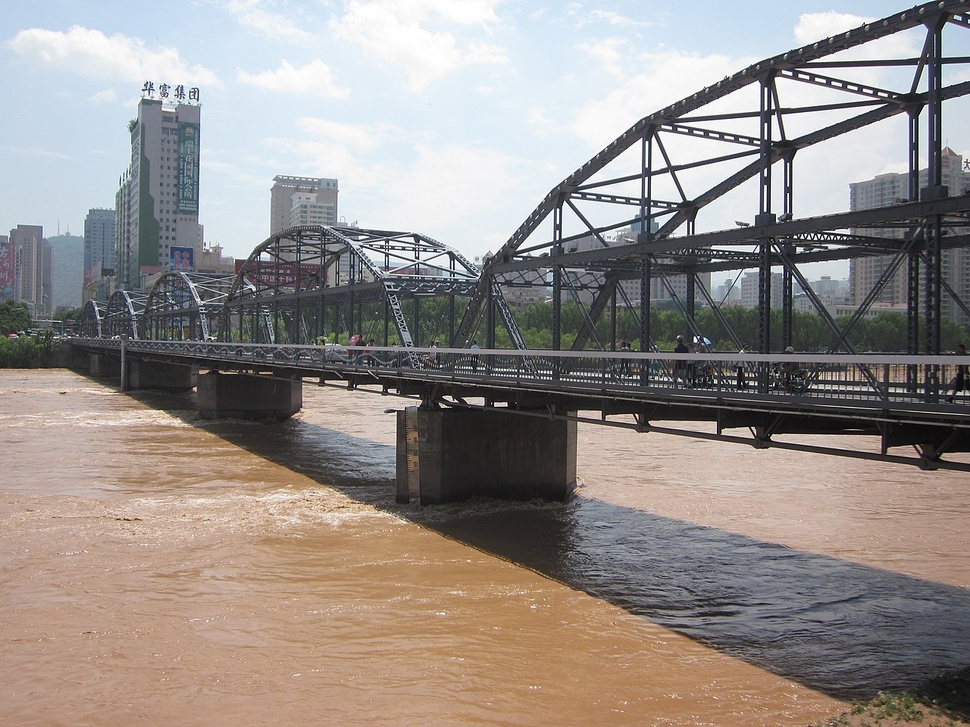
#> input picture images/Zhongshan_Bridge_in_Lanzhou.jpg, 970 x 727 px, shrunk from 1280 x 960 before the run
$ python -i semantic_vectorizer.py   (imports and definitions only)
#> lines starting #> are read from the running program, lines starting #| are printed output that depends on the picture; after the words box and inside, x2 and y2 are one past the last pixel; in counts of white or black regions, pixels touching at a corner belong together
import cv2
import numpy as np
import svgwrite
from skimage import measure
from shapely.geometry import LineString, Polygon
from shapely.validation import make_valid


def load_and_preprocess(image_path):
    """
    预处理：精准提取黑色线条区域
    """
    # 【核心修改】使用 numpy 读取二进制数据，以支持中文路径
    try:
        # np.fromfile 能够正确处理 Windows 下的中文路径
        img_array = np.fromfile(image_path, dtype=np.uint8)
        # 使用 cv2.imdecode 从内存中解码图片
        img = cv2.imdecode(img_array, cv2.IMREAD_UNCHANGED)
    except Exception as e:
        raise FileNotFoundError(f"读取图片失败 (可能包含特殊字符): {image_path}, 错误: {e}")

    if img is None:
        raise FileNotFoundError(f"无法解码图片（文件可能损坏或路径错误）: {image_path}")
    # 1. 针对带 Alpha 通道的图片
    if img.ndim == 3 and img.shape[2] == 4:
        b, g, r, a = cv2.split(img)
        is_black = (b < 100) & (g < 100) & (r < 100)
        is_opaque = a > 50
        binary_mask = is_black & is_opaque
    # 2. 针对普通 JPG/PNG
    else:
        if img.ndim == 3:
            gray = cv2.cvtColor(img, cv2.COLOR_BGR2GRAY)
        else:
            gray = img
        # OTSU 反向阈值
        _, binary = cv2.threshold(gray, 0, 255, cv2.THRESH_BINARY_INV + cv2.THRESH_OTSU)
        binary_mask = binary > 0

    binary_mask = binary_mask.astype(np.uint8)

    # 简单去噪
    binary_mask = cv2.morphologyEx(binary_mask, cv2.MORPH_OPEN, np.ones((2, 2), np.uint8))

    # 【重要修改】增加 1px Padding，确保图像边缘的线条能够闭合
    # 如果不加这个，底座贴底的部分会变成非闭合线条，填充时会出错
    binary_mask_padded = np.pad(binary_mask, pad_width=1, mode='constant', constant_values=0)

    return binary_mask_padded > 0


def extract_contours_as_shapely(binary_mask, tolerance=1.0):
    """
    提取轮廓并简化
    """
    contours = measure.find_contours(binary_mask, 0.5)
    valid_geoms = []

    for contour in contours:
        # 坐标翻转 (row, col) -> (x, y)
        coords = np.fliplr(contour)

        # 【重要修改】因为我们在预处理时加了 1px 的 padding
        # 为了还原原始位置，这里需要把坐标减去 1
        coords -= 1

        if len(coords) < 3: continue

        try:
            # 创建 LineString 进行简化
            line = LineString(coords)
            if tolerance > 0:
                line = line.simplify(tolerance, preserve_topology=True)

            if not line.is_empty:
                valid_geoms.append(line)
        except:
            continue

    return valid_geoms


def semantic_vectorization_pipeline(image_path, output_svg_path, simplify_factor=1.0, mode='polygon'):
    """
    全要素矢量化管道
    """
    # 1. 预处理
    binary_mask = load_and_preprocess(image_path)
#> in load_and_preprocess, img is the input picture: shape (727, 970, 3); mean B, G, R 138.9, 142.7, 149.6
#> in load_and_preprocess, `gray = cv2.cvtColor(img, cv2.COLOR_BGR2GRAY)`:
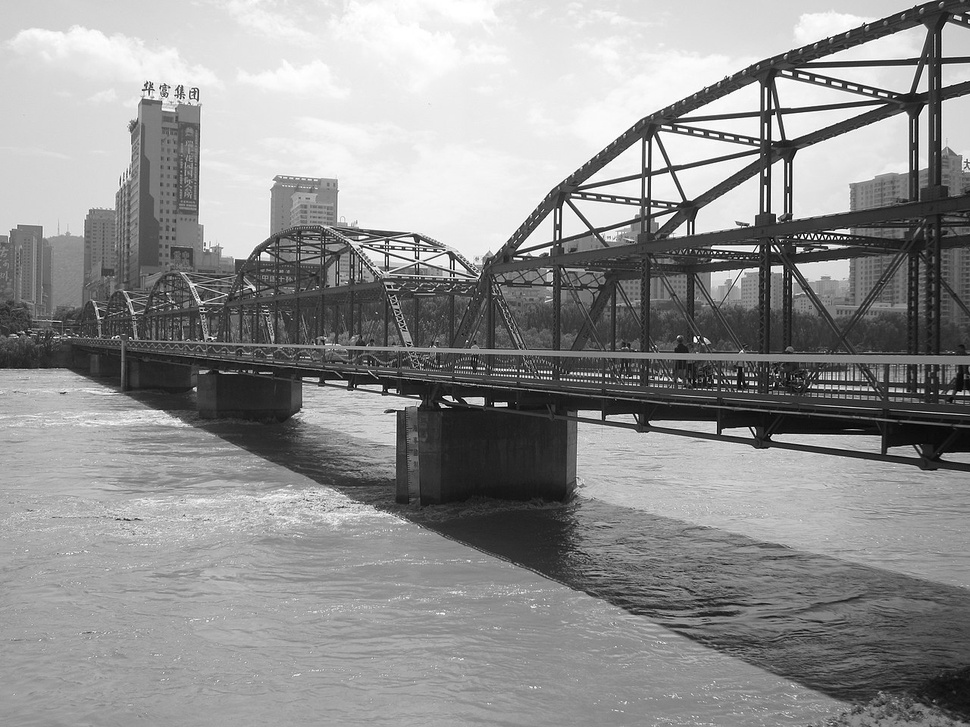
#> gray: shape (727, 970); min 0, max 255, mean 144.4
#> in load_and_preprocess, `_, binary = cv2.threshold(gray, 0, 255, cv2.THRESH_BINARY_INV + cv2.TH..`:
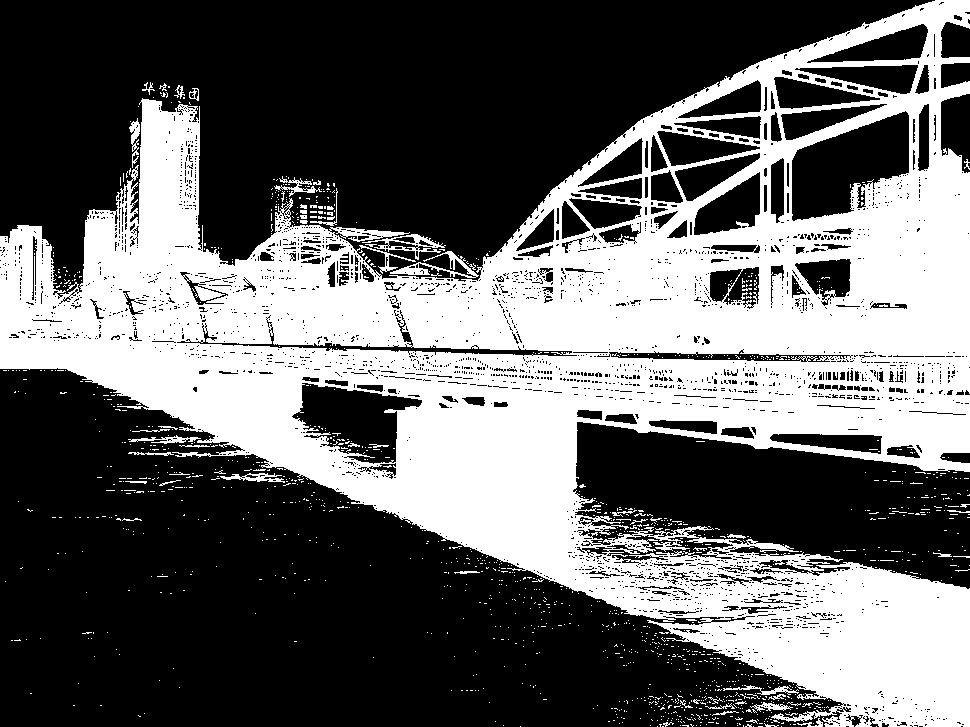
#> binary: shape (727, 970); 39.5% white; 1391 white regions (1337 under 20 px), largest, box (x1, y1, x2, y2) and area: (0, 0, 970, 727) 270649, (390, 251, 479, 278) 604, (362, 234, 446, 260) 519
#> in load_and_preprocess, `binary_mask = cv2.morphologyEx(binary_mask, cv2.MORPH_OPEN, np.ones((2..`:
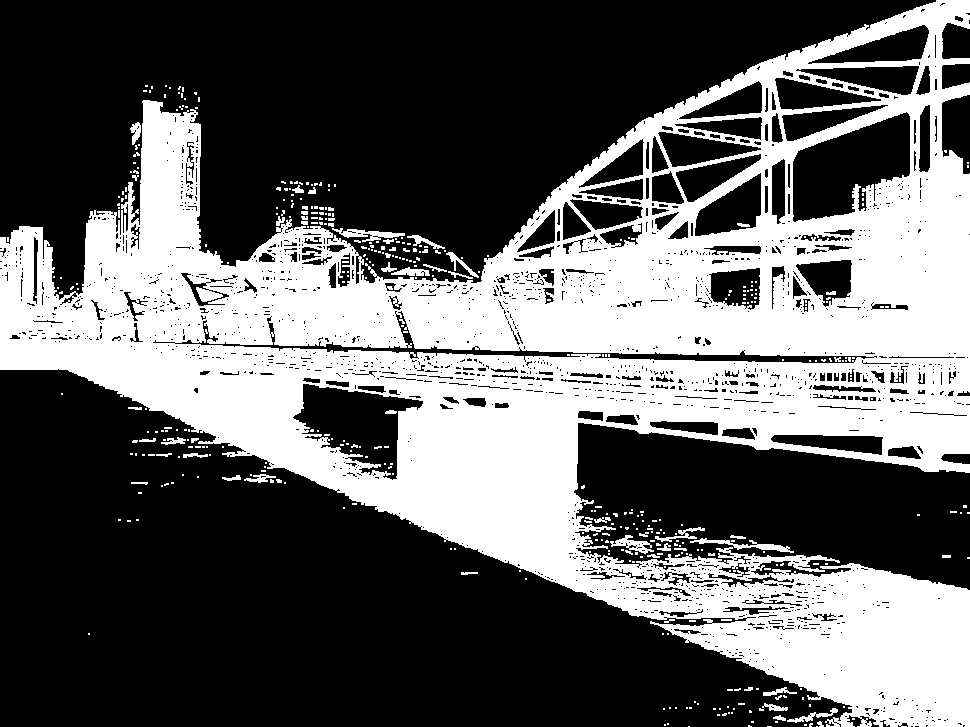
#> binary_mask: shape (727, 970); values 0 (black) and 1 (white), 38.2% white; 424 white regions (366 under 20 px), largest, box (x1, y1, x2, y2) and area: (0, 0, 970, 727) 262707, (690, 538, 794, 553) 432, (332, 228, 405, 242) 419
#> in load_and_preprocess, `binary_mask_padded = np.pad(binary_mask, pad_width=1, mode='constant',..`:
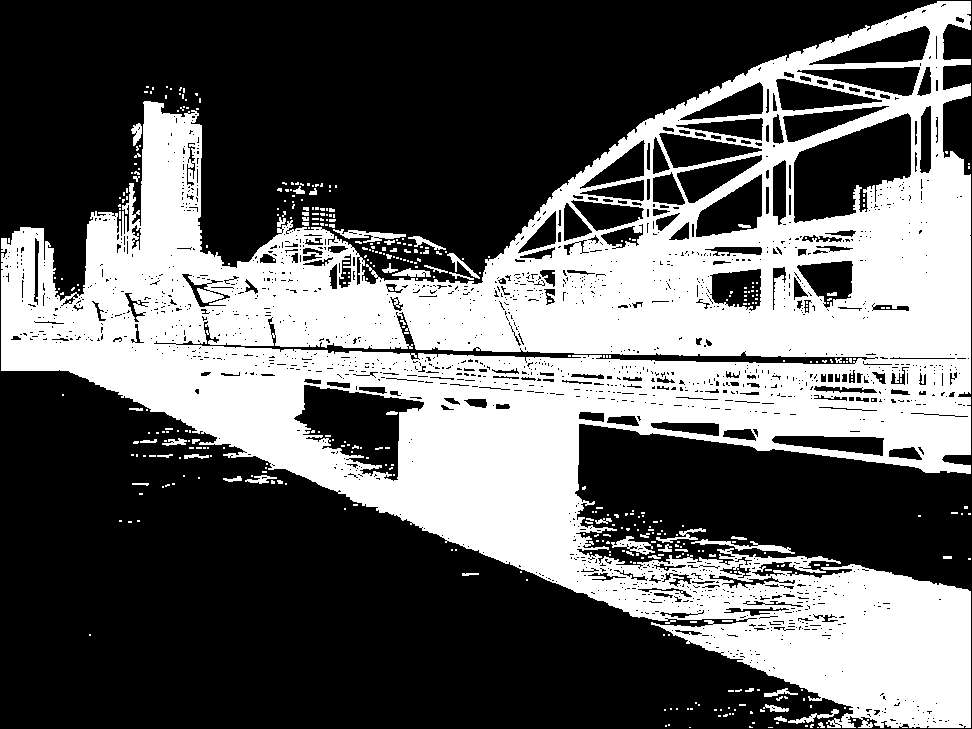
#> binary_mask_padded: shape (729, 972); values 0 (black) and 1 (white), 38% white; 424 white regions (366 under 20 px), largest, box (x1, y1, x2, y2) and area: (1, 1, 971, 728) 262707, (691, 539, 795, 554) 432, (333, 229, 406, 243) 419
    h, w = binary_mask.shape  # 注意这是 padding 后的尺寸
#> h = 729; w = 972

    # 2. 几何提取
    # 注意：这里我们传入的是 padding 后的 mask，但在内部提取时已经减去了偏移量
    geoms = extract_contours_as_shapely(binary_mask, tolerance=simplify_factor)
#> in extract_contours_as_shapely, `contours = measure.find_contours(binary_mask, 0.5)`: contours = 2117 point arrays, longest 8293 points
#> after the loop in extract_contours_as_shapely, `for contour in contours:`: valid_geoms = 2117 items
#> geoms = 2117 items

    # 3. 导出 SVG
    # 使用原始图片尺寸（padding 后的尺寸减去 2）
#> (the run stopped early here; a loop or call above may not have finished)
